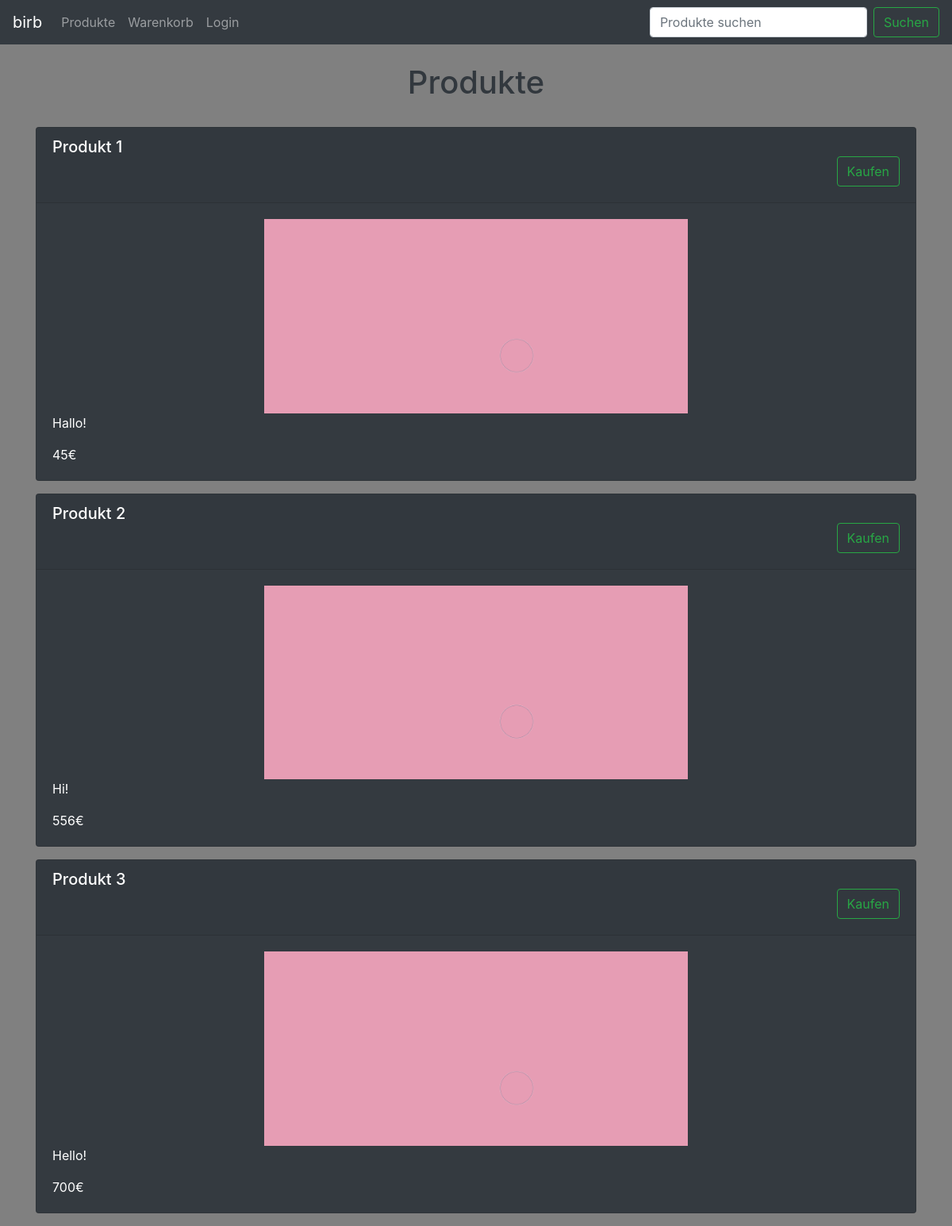
Before: / with the older database file.
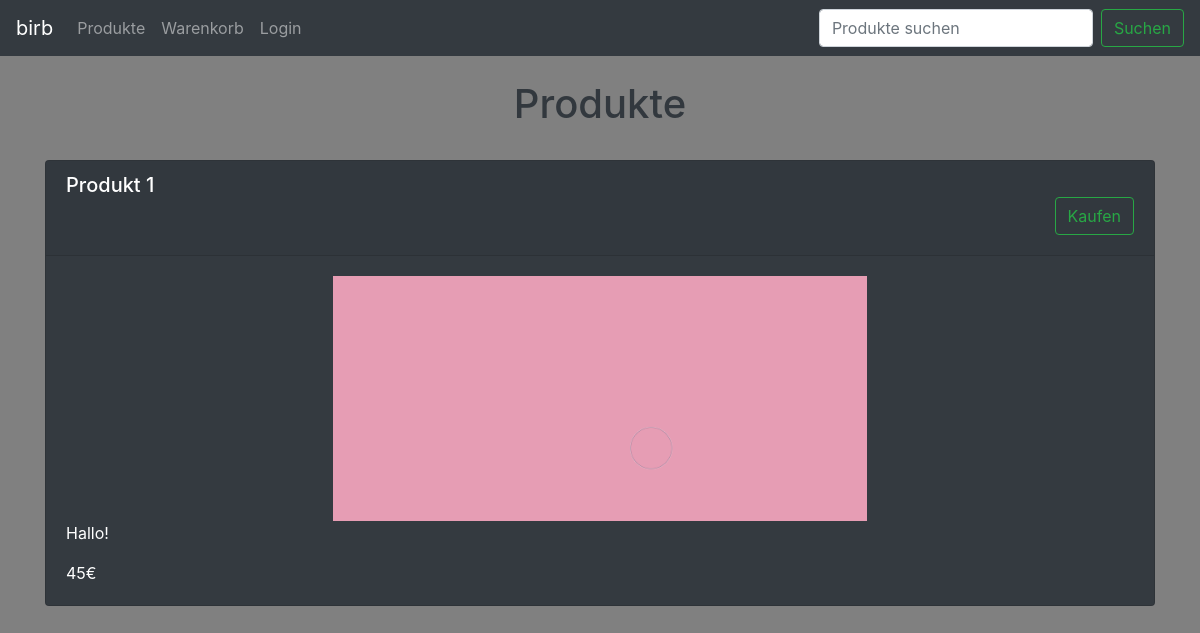
After: the same page with the newer database file.
### tables this page shows
CREATE TABLE Produkte (PID INTEGER PRIMARY KEY AUTOINCREMENT, Name VARCHAR, Beschreibung VARCHAR, Bild VARCHAR, Preis DOUBLE);

### application/libraries/template.php (called while the page is built)
<?php
class Template {
var $template_data = array();
function load($template, $view, $view_data = array()){
    $this-> CI =& get_instance();
    $this->set('content', $this->CI->load->view($view, $view_data, TRUE));
    return $this->CI->load->view($template, $this->template_data);
    }
     function set($key, $value){
         $this->template_data[$key] = $value;
        }
     }
 ?>

### application/controllers/Database.php (called while the page is built, shortened)
<?php
class Database extends CI_Controller {
    public function mydata($page = "datapage")
 {
    if ( ! file_exists(APPPATH.'views/dataview/'.$page.'.php'))
          {
              show_404();
          }
    else
     {
          $data["content"] = $this->Db_model->get_data();
          $this->template->set('title', ucfirst($page));
          $this->template->load('basic_template','dataview/'.$page,$data);
       }
 }
}

### index.php (called while the page is built, shortened)
<?php
require_once BASEPATH.'core/CodeIgniter.php';

### application/models/Db_model.php (called while the page is built, shortened)
<?php
class Db_model extends CI_Model {
 public function get_data(){
    $query = $this->db->get('Produkte');
    return $query->result_array();
 }
}

### application/views/dataview/datapage.php (the view, shortened to what this page needs)
<!DOCTYPE html>
<html>
<head>
</head>
<body>
     <br>
     <center> <font color=32383E> <h1>Produkte</h1> </font> </center>
     <br>
<div class="container">
 <?php
    foreach ($content as $data_item){
      $session = $this->session->userdata('id_user');
      if(!empty($session)){
        $is_admin = '
        <div data-id=" '.$data_item['PID'].' " class="trash float-right" style="cursor:pointer"><i class="fas fa-trash"></i></div>
        <div data-id=" '.$data_item['PID'].' " class="edit float-right" style="cursor:pointer"><i class="fas fa-edit"></i></div>
        <h6 class="card-subtitle mb-2 text-muted">'.$data_item["PID"].'</h6>
        ';
      }
      else{
        $is_admin = '
          <div class="d-flex flex-row-reverse">
          <form action="/warenkorb/add" method="post" class="form-inline my-2 my-lg-0">
          <input name="pid" type="hidden" value="'.$data_item['PID'].'">
            <button class="btn btn-outline-success my-2 my-sm-0" type="submit">Kaufen</button>
          </form>
        </div>
        ';
      }
    echo '
    <div>
     <div class="card bg-dark text-white"" id="entry'. $data_item['PID'] .'" >
            <div class="card-header" data-headline="'.$data_item["Name"].'">
            <h5>'.$data_item ["Name"].$is_admin.'</h5>
            </div>
           <div class="card-body">
           <div class="d-flex justify-content-center">
              <img src="\bilder\\'.$data_item["Bild"].'" class="img-fluid" alt="Produktbild" style="width:50%">
            </div>
              <p class="card-text" data-content="'.$data_item["Beschreibung"].'">'.$data_item["Beschreibung"].'</p>
              <p class="card-text" data-preis="'.$data_item["Preis"].'">'.$data_item["Preis"].'€</p>
             </div>
     </div>
     <div class="pt-3">
     </div>
    </div>';
    }
  ?>
</div>
 </body>
</html>

### application/views/basic_template.php (shortened to what this page needs)
<!doctype html>
<html lang="en">
 <head>
 <link rel="stylesheet" href="<?php echo base_url('assets/css/bootstrap.min.css');?>">
 <link rel="stylesheet" href="<?php echo base_url('assets/css/fontawesome.min.css');?>" />
 </head>
 <body style="background-color:grey;">
 <nav class="navbar navbar-expand-lg navbar-dark bg-dark">
  <a class="navbar-brand" href="/">birb</a>
  <div class="collapse navbar-collapse" id="navbarSupportedContent">
    <ul class="navbar-nav mr-auto">
      <li class="nav-item">
        <a class="nav-link" href="/">Produkte</a>
      </li>
      <li class="nav-item">
          <?php
          $session = $this->session->userdata('id_user');
          if(!empty($session)){ ?>
            <a class="nav-link" href="/kaeufe">Käufe</a>
          <?php }
          else{?>
            <a class="nav-link" href="/warenkorb">Warenkorb</a>
          <?php } ?>
      </li>
      <li class="nav-item">
          <?php
          $session = $this->session->userdata('id_user');
          if(!empty($session)){ ?>
            <a class="nav-link" href="/login/logout">Logout</a>
          <?php }
          else{?>
            <a class="nav-link" href="/login/view">Login</a>
          <?php } ?>
      </li>
    </ul>
    <form action="<?= site_url('Search/search_input') ?>" method="post" class="form-inline my-2 my-lg-0">
      <input name="input" class="form-control mr-sm-2" type="search" placeholder="Produkte suchen" aria-label="Search">
      <button class="btn btn-outline-success my-2 my-sm-0" type="submit">Suchen</button>
    </form>
  </div>
</nav>
<?php echo $content; ?>
 </body>
</html>

Changed rows visible on the page:
removed produkte: Name "Produkt 2", Beschreibung "Hi!", Preis "556"
removed produkte: Name "Produkt 3", Beschreibung "Hello!", Preis "700"
